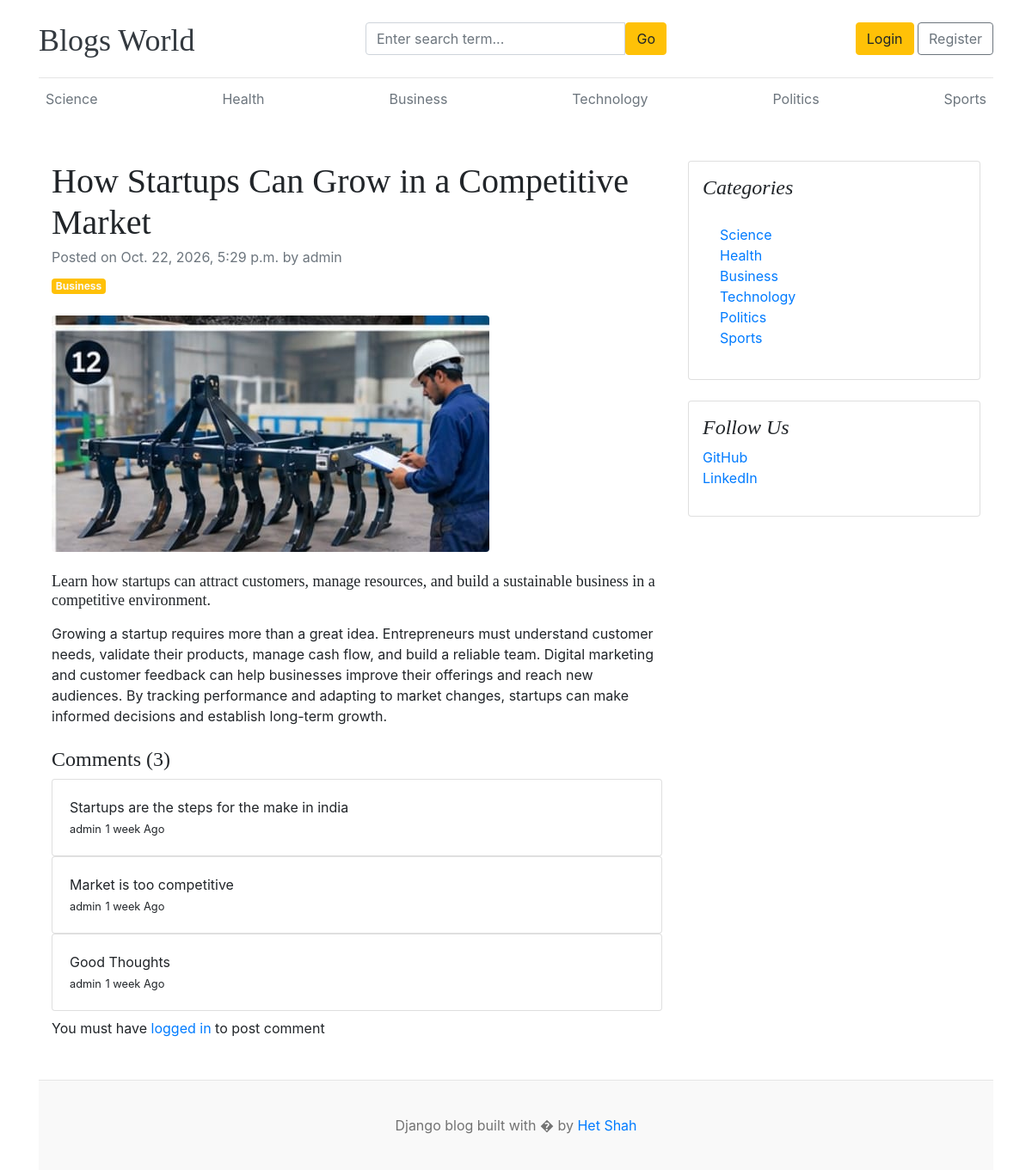
The app's page /blogs/how-startups-can-grow-in-a-competitive-market/ with its own data.
### blogs/models.py (models this page shows, shortened)
class Category(models.Model):
  category_name = models.CharField(max_length=50, unique=True)
  created_at = models.DateTimeField(auto_now_add=True)
  updated_at = models.DateTimeField(auto_now=True)
  class Meta:
    verbose_name_plural = 'Categories'
  def __str__(self):
    return self.category_name

class Blogs(models.Model):
  title = models.CharField(max_length=100, unique=True)
  slug = models.SlugField(unique=True, blank=True)
  category = models.ForeignKey(Category, on_delete=models.CASCADE)
  author = models.ForeignKey(User, on_delete=models.CASCADE)
  blog_image = models.ImageField(upload_to= 'uploads/%y/%m/%d')
  short_description = models.TextField(max_length=1000)
  blog_body = models.TextField(max_length=3000)
  status = models.CharField(max_length=100, choices=STATUS_CHOICE, default='draft')
  is_features = models.BooleanField(default=False)
  created_at = models.DateTimeField(auto_now_add=True)
  updated_at = models.DateTimeField(auto_now=True)
  class Meta:
    verbose_name_plural = 'Blogs'

class Comment(models.Model):
  user = models.ForeignKey(User, on_delete = models.CASCADE)
  blog = models.ForeignKey(Blogs, on_delete= models.CASCADE)
  comment = models.TextField(max_length= 250)
  created_at = models.DateTimeField(auto_now_add=True)
  updated_at = models.DateTimeField(auto_now=True)
  def __str__(self):
    return self.comment

### blogs/views.py (the view, shortened to what this page needs)
# urls.py: path('blogs/<slug:slug>/', BlogsView.blogs, name = "blogs"),
def blogs(request, slug):
  single_post = get_object_or_404(Blogs, slug=slug, status='published')
  comments = Comment.objects.filter(blog = single_post)
  context = {
    'single_post' : single_post,
    'comments' : comments
  }
  return render(request, 'blogs.html', context)

### blogs/context_processors.py (called while the page is built)
def getCategories(request):
  categories = Category.objects.all()
  return dict(categories=categories)

### templates/blogs.html
{% extends './base/base.html' %} {% block content %}
<div class="container mt-5">
  <div class="row">
    <div class="col-lg-8">
      <article>
        <header class="mb-4">
          <h1 class="fw-bolder mb-1">{{ single_post.title }}</h1>
          <div class="text-muted fst-italic mb-2">
            Posted on {{ single_post.created_at }} by {{ single_post.author }}
          </div>
          <a class="badge bg-warning text-decoration-none text-light" href="#!"
            >{{ single_post.category }}</a
          >
        </header>
        <figure class="mb-4">
          <img
            class="img-fluid rounded"
            src="{{ single_post.blog_image.url }}"
            alt="..." />
        </figure>
        <section class="mb-5">
          <p class="fs-5 mb-4"><h2 style="font-size: large;">{{ single_post.short_description }}</h2></p>
          <p class="fs-5 mb-4">{{ single_post.blog_body }}</p>
          <h4>Comments ({{comments.count}})</h4>
          {% if comments %}
          {% for comment in comments %}
            <div class="card">
              <div class="card-body">
                <p class="card-text mb-0">{{ comment }}</p>
                <span>
                  <small>{{ comment.user }}</small>
                  <small>{{ comment.created_at | timesince }} Ago</small>
                </span>
              </div>
            </div>
          {% endfor %}
          {% else %}
          <p>No Comments Yet</p>
          {% endif %}
          <div class="form-group">
            {% if user.is_authenticated %}
            <form action="" method="POST">
              {% csrf_token %}
              <div class="form-group">
                <textarea name="comment" placeholder="Write your thoughts..." class="form-control"></textarea>
                <input type="submit" class="btn btn-warning mt-2" value="Comment">
              </div>
            </form>
            {% else %}
            <p class="mt-2">You must have <span><a href="{% url 'login' %}">logged in</a></span> to post comment</p>
            {% endif %}
          </div>
        </section>
      </article>
    </div>
    <div class="col-lg-4">
      <div class="card mb-4 p-3">
        <h4 class="font-italic">Categories</h4>
        <div class="card-body">
          <div class="row">
            <div class="col-sm-6">
              <ul class="list-unstyled mb-0">
                {% for category in categories %}
                <li>
                  <a href="{% url 'posts_by_category' category.id %}"
                    >{{ category.category_name }}</a
                  >
                </li>
                {% endfor %}
              </ul>
            </div>
          </div>
        </div>
      </div>
      <div class="card mb-4 p-3">
        <h4 class="font-italic">Follow Us</h4>
        <ol class="list-unstyled">
          <li><a href="#">GitHub</a></li>
          <li><a href="#">LinkedIn</a></li>
        </ol>
      </div>
    </div>
  </div>
</div>
{% endblock %}

### templates/base/header.html (shortened to what this page needs)
{% load static %}
<!doctype html>
<html lang="en">
  <head>
    <link
      href="https://getbootstrap.com/docs/4.0/dist/css/bootstrap.min.css"
      rel="stylesheet" />
    <link href="{% static 'css/blog.css' %}" rel="stylesheet" />
    <link
      rel="stylesheet"
      href="https://cdnjs.cloudflare.com/ajax/libs/font-awesome/7.3.1/css/all.min.css"
 />
  </head>
  <body>
    <div class="container">
      <header class="blog-header py-3">
        <div class="row flex-nowrap justify-content-between align-items-center">
          <div class="col-4 pt-1">
            <a class="blog-header-logo text-dark" href="/">Blogs World</a>
          </div>
          <div class="col-4">
            <form action="{% url 'search' %}" method="GET">
              <div class="input-group">
                <input
                  type="text"
                  class="form-control"
                  name="keyword"
                  placeholder="Enter search term..." />
                <button
                  type="submit"
                  class="btn btn-warning"
                  id="button-search"
                  type="button">
                  Go
                </button>
              </div>
            </form>
          </div>
          <div class="col-4 d-flex justify-content-end align-items-center">
            {% if not user.is_authenticated %}
            <a class="btn btn-warning" href="{% url 'login' %}">Login</a> &nbsp;
            <a class="btn btn-outline-secondary" href="{% url 'register'%}"
              >Register</a
            >
            {% endif %}
          </div>
        </div>
      </header>
      <div class="nav-scroller py-1 mb-2">
        <nav class="nav d-flex justify-content-between">
          {% for category in categories %}
          <a
            class="p-2 text-muted"
            href="{% url 'posts_by_category' category.id %}"
            >{{ category.category_name }}</a
          >
          {% endfor %}
        </nav>
      </div>

### static/css/blog.css (style rules this page uses)
.blog-header { border-bottom: 1px solid #e5e5e5; }
.blog-header-logo { font-family: "Playfair Display", Georgia, "Times New Roman", serif; font-size: 2.25rem; }
h1, h2, h3, h4, h5, h6 { font-family: "Playfair Display", Georgia, "Times New Roman", serif; }

### records on screen
Category: category_name "Science"
Category: category_name "Health"
Category: category_name "Business"
Category: category_name "Technology"
Category: category_name "Politics"
Category: category_name "Sports"
Blogs: title "How Startups Can Grow in a Competitive Market", created_at "Oct. 22, 2026, 5:29 p.m.", author "admin", category "Business", blog_image (picture), short_description "Learn how startups can attract customers, manage resources, and build a sustainable business in a competitive environment.", blog_body "Growing a startup requires more than a great idea. Entrepreneurs must understand customer needs, validate their products, manage cash flow, and build a reliable team. Digital marketing and customer feedback can help businesses improve their offerings and reach new audiences. By tracking performance and adapting to market changes, startups can make informed decisions and establish long-term growth."
Comment: comment "Startups are the steps for the make in india", user "admin", created_at "1 week"
Comment: comment "Market is too competitive", user "admin", created_at "1 week"
Comment: comment "Good Thoughts", user "admin", created_at "1 week"

### other values on screen
{{ comments.count }} "3"
